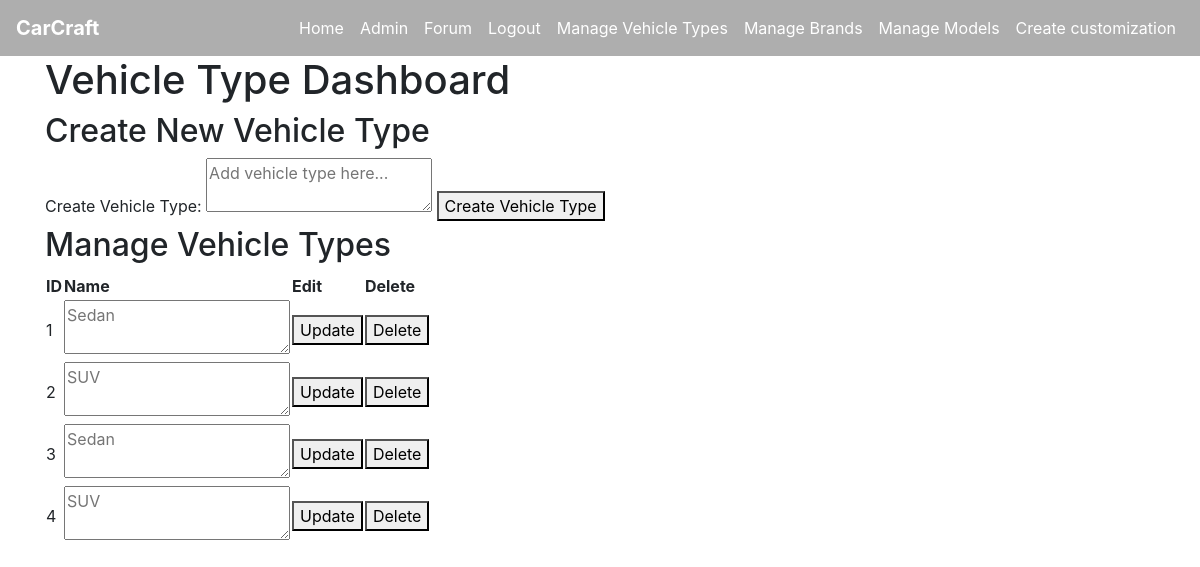
Page /vehicle_type (signed in) on the committed database.
### tables this page shows
CREATE TABLE vehicle_type (
    type_id INTEGER PRIMARY KEY AUTOINCREMENT,
    name VARCHAR(20) NOT NULL
);

### app.py (the view, shortened to what this page needs)
@app.route('/vehicle_type', methods=["GET", 'POST'])
@login_required
def vehicle_type():
    if not current_user.admin:
        flash('Access denied. Admin privileges required.')
        return redirect(url_for('home'))
    conn = get_db_connection()
    vehicle_types = conn.execute('SELECT * FROM vehicle_type').fetchall()
    conn.close()
    return render_template('vehicle_type.html', vehicle_types=vehicle_types)

### app.py (called while the page is built)
def get_db_connection():
    conn = sqlite3.connect(DATABASE)
    conn.row_factory = sqlite3.Row  # This enables column access by name: row['column_name']
    return conn

@login_manager.user_loader
def load_user(user_id):
    return User.get(user_id)

    @staticmethod
    def get(user_id):
        conn = get_db_connection()
        user_data = conn.execute('SELECT * FROM user WHERE user_id = ?', (user_id,)).fetchone()
        conn.close()
        if user_data:
            return User(
                user_id=user_data['user_id'],
                username=user_data['username'],
                email=user_data['email'],
                password_hash=user_data['password_hash'],
                admin=bool(user_data['admin'])
            )
        return None

### templates/vehicle_type.html
{% extends "base.html" %}
{% block content %}
    <h1> Vehicle Type Dashboard </h1>
    <h2> Create New Vehicle Type </h2>
    <form method="POST">
        <label for="name">Create Vehicle Type:</label>
        <textarea id="name" name="name" placeholder="Add vehicle type here..." maxlength="20" required></textarea>
        <button type="submit">Create Vehicle Type</button>
    </form>
    <h2> Manage Vehicle Types </h2>
    {% if vehicle_types %}
    <table>
        <thead>
            <th>ID</th>
            <th>Name</th>
            <th>Edit</th>
            <th>Delete</th>
        </thead>
        <tbody>
            {% for item in vehicle_types %}
                <tr>
                    <td> {{ item.type_id }} </td>
                        <form method="POST" action="{{ url_for('vehicle_type_edit', type_id=item.type_id) }}">
                            <td>
                                <textarea id="name" name="name" placeholder="{{ item.name }}" maxlength="20" required></textarea>
                            </td>
                            <td>
                                <button type="submit" onclick="return confirm('Are you sure you want to update this vehicle type?')">Update</button>
                            </td>
                        </form>
                    <td>
                        <form method="POST" action="{{ url_for('vehicle_type_delete', type_id=item.type_id) }}" style="display: inline;">
                            <button type="submit" onclick="return confirm('Are you sure you want to delete this vehicle type?')">Delete</button>
                        </form>
                    </td>
                </tr>
            {% endfor %}
        </tbody>
    </table>
    {% else %}
        <p> No vehicle types exist in the database. </p>
    {% endif %}
{% endblock %}

### rows in the picture
vehicle_type: type_id "1", name "Sedan"
vehicle_type: type_id "2", name "SUV"
vehicle_type: type_id "3", name "Sedan"
vehicle_type: type_id "4", name "SUV"
